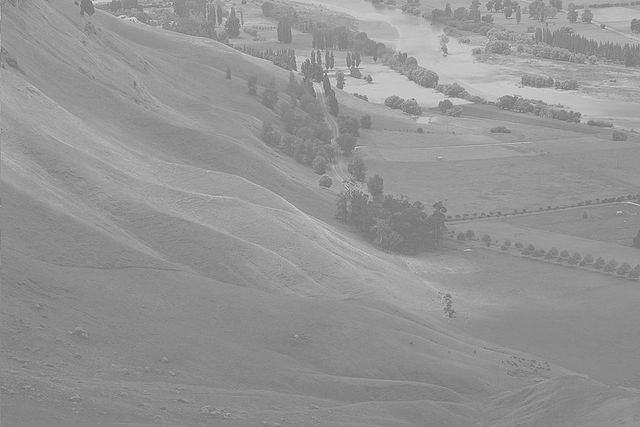
#> input picture image/2.jpg, 640 x 427 px, found by its file name
$ jupyter execute Untitled.ipynb
#> lines starting #> are read from the running program, lines starting #| are printed output that depends on the picture
[cell 1]
import numpy as np
import cv2 as cv
import matplotlib.pyplot as plt

[cell 2]
def read_image():
    path = "/media/rifat/STUDY/4-1/LAB/Image_Processing/image/2.jpg"
    gray = cv.imread(path,0)
#> gray is the input picture: shape (427, 640); min 104, max 230, mean 148

    return gray

[cell 3]
def OpencvHistogramEqualization(gray):
    equ = cv.equalizeHist(gray)
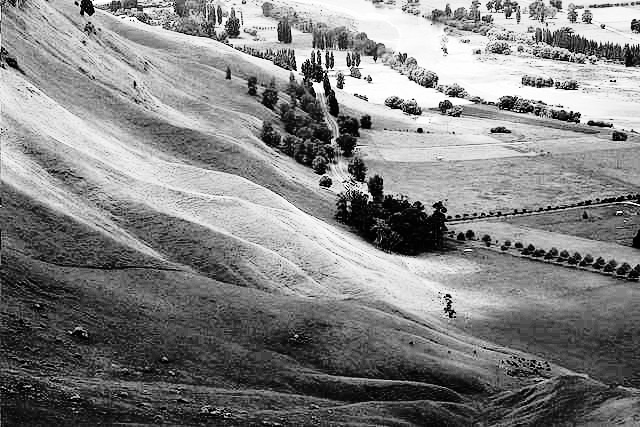
#> equ: shape (427, 640); min 0, max 255, mean 130.5
    return equ

[cell 4]
def ManualHistogramEqualization1(img):
    hist = cv.calcHist([img],[0],None,[256],[0,256])
#> hist = 256 values, max 10779 at index 137, min 0 at index 0, mean 1067.5

    CDF = hist.cumsum()
#> CDF = 256 values from 0 to 273280
    CDFmin = CDF.min()
#> CDFmin = 0


    r,c = img.shape
#> r = 427; c = 640
    sz = img.size
#> sz = 273280
    newimg = np.zeros((r,c),np.uint8)

    for i in range(r):
        for j in range(c):
            newimg[i,j] = ((CDF[img[i,j]]- CDFmin) / (sz - CDFmin)) * (256-1)

    return newimg

[cell 5]
def img_show(gray,equ1,equ2):
    plt.figure(figsize=(30,20))
    plt.subplot(2,2,1)
    plt.imshow(gray,cmap = 'gray')
    plt.title("Original Image")
    plt.subplot(2,2,3)
    plt.imshow(equ1,cmap = 'gray')
    plt.title("OpencvHistogramEqualization Image")
    plt.subplot(2,2,4)
    plt.imshow(equ2,cmap = 'gray')
    plt.title("ManualHistogramEqualization Image")
    plt.show()
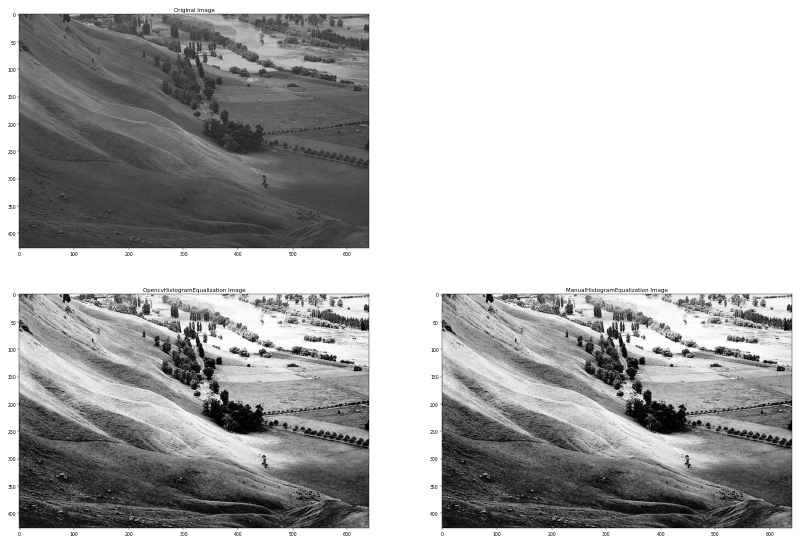
#> figure drawn by matplotlib, 3 panels

[cell 6]
def plot_show(gray,equ1,equ2):
    plt.figure(figsize=(30,20))
    plt.subplot(2,2,1)
    plt.hist(gray.ravel(),256,[0,256])
    plt.title("Original Image")
    plt.subplot(2,2,3)
    plt.hist(equ1.ravel(),256,[0,256])
    plt.title("OpencvHistogramEqualization Image")
    plt.subplot(2,2,4)
    plt.hist(equ2.ravel(),256,[0,256]);
    plt.title("ManualHistogramEqualization Image")
    plt.show()
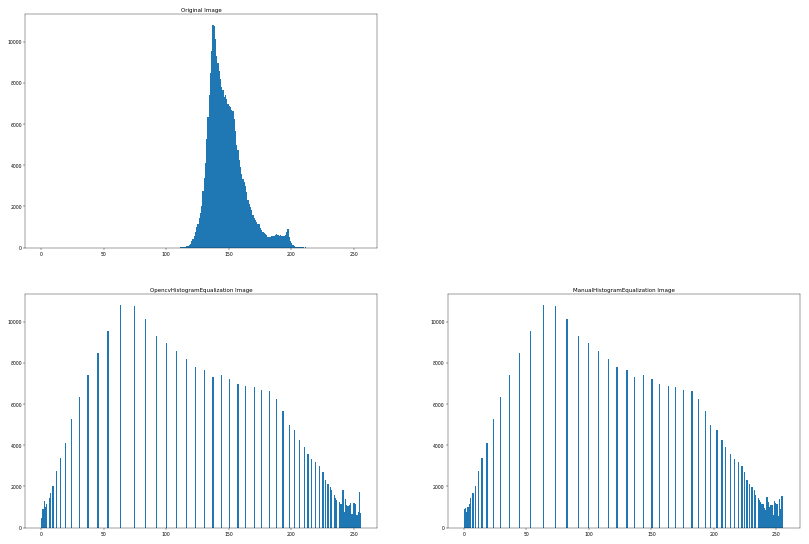
#> figure drawn by matplotlib, 3 panels; panel 1: tallest bar 10779 high, from x = 137 to 138; panel 2: tallest bar 10779 high, from x = 63 to 64; panel 3: tallest bar 10779 high, from x = 63 to 64

$ run again, with image/1.jpg copied over image/2.jpg
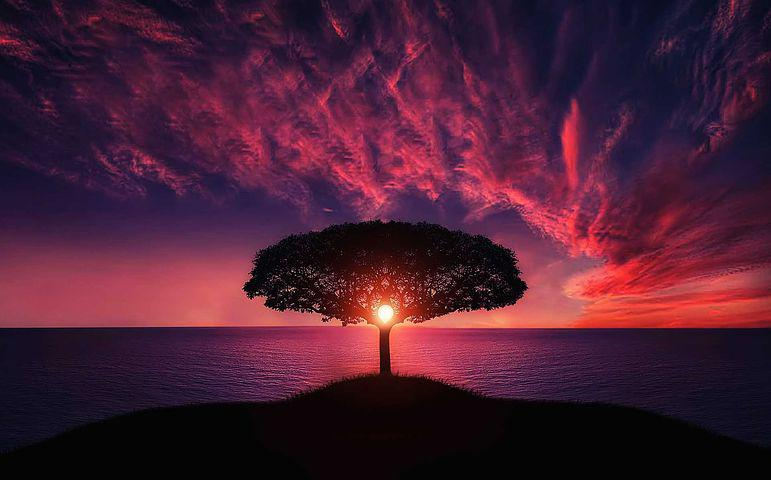
#> input picture image/1.jpg, 771 x 480 px, found by its file name
#> in OpencvHistogramEqualization, `equ = cv.equalizeHist(gray)`:
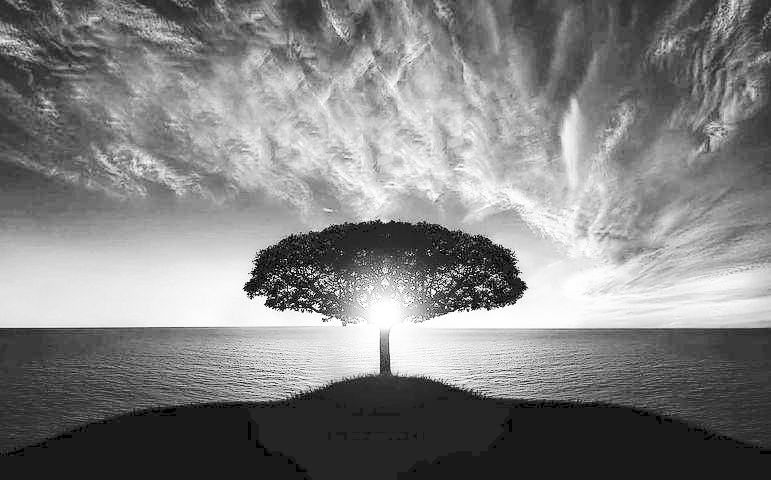
#> equ: shape (480, 771); min 0, max 255, mean 129.4
#> hist = 256 values, max 34061 at index 4, min 0 at index 225, mean 1445.6
#> CDF = 256 values from 1368 to 370080
#> CDFmin = 1368
#> in plot_show, `plt.show()`:
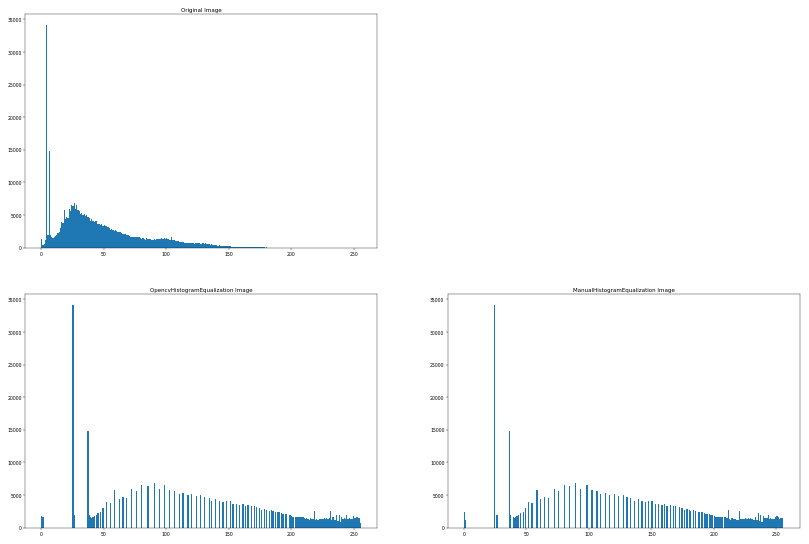
#> figure drawn by matplotlib, 3 panels; panel 1: tallest bar 34061 high, from x = 4 to 5; panel 2: tallest bar 34061 high, from x = 25 to 26; panel 3: tallest bar 34061 high, from x = 24 to 25
